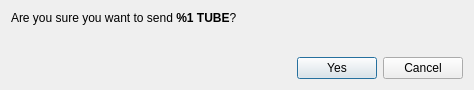
<?xml version="1.0" encoding="UTF-8"?>
<ui version="4.0">
 <class>ConfirmSendDialog</class>
 <widget class="QDialog" name="ConfirmSendDialog">
  <property name="windowModality">
   <enum>Qt::ApplicationModal</enum>
  </property>
  <property name="geometry">
   <rect>
    <x>0</x>
    <y>0</y>
    <width>474</width>
    <height>90</height>
   </rect>
  </property>
  <property name="windowTitle">
   <string>Confirm sending %1 TUBE</string>
  </property>
  <layout class="QVBoxLayout" name="verticalLayout">
   <item>
    <layout class="QVBoxLayout" name="verticalLayout_2">
     <item>
      <widget class="QLabel" name="m_confirmLabel">
       <property name="text">
        <string>&lt;html&gt;&lt;head/&gt;&lt;body&gt;&lt;p&gt;Are you sure you want to send &lt;strong&gt;%1 TUBE&lt;/strong&gt;?&lt;/p&gt;&lt;/body&gt;&lt;/html&gt;</string>
       </property>
       <property name="textFormat">
        <enum>Qt::RichText</enum>
       </property>
      </widget>
     </item>
     <item>
      <widget class="QLabel" name="m_paymentIdLabel">
       <property name="text">
        <string/>
       </property>
       <property name="textFormat">
        <enum>Qt::RichText</enum>
       </property>
      </widget>
     </item>
    </layout>
   </item>
   <item>
    <spacer name="verticalSpacer">
     <property name="orientation">
      <enum>Qt::Vertical</enum>
     </property>
     <property name="sizeHint" stdset="0">
      <size>
       <width>20</width>
       <height>40</height>
      </size>
     </property>
    </spacer>
   </item>
   <item>
    <layout class="QHBoxLayout" name="horizontalLayout_2">
     <item>
      <spacer name="horizontalSpacer">
       <property name="orientation">
        <enum>Qt::Horizontal</enum>
       </property>
       <property name="sizeHint" stdset="0">
        <size>
         <width>40</width>
         <height>20</height>
        </size>
       </property>
      </spacer>
     </item>
     <item>
      <widget class="QPushButton" name="m_okButton">
       <property name="text">
        <string>Yes</string>
       </property>
       <property name="icon">
        <iconset resource="../../resources.qrc">
         <normaloff>:/icons/send_confirm</normaloff>:/icons/send_confirm</iconset>
       </property>
      </widget>
     </item>
     <item>
      <widget class="QPushButton" name="m_cancelButton">
       <property name="text">
        <string>Cancel</string>
       </property>
       <property name="icon">
        <iconset resource="../../resources.qrc">
         <normaloff>:/icons/cancel</normaloff>:/icons/cancel</iconset>
       </property>
      </widget>
     </item>
    </layout>
   </item>
  </layout>
 </widget>
 <resources>
  <include location="../../resources.qrc"/>
 </resources>
 <connections>
  <connection>
   <sender>m_okButton</sender>
   <signal>clicked()</signal>
   <receiver>ConfirmSendDialog</receiver>
   <slot>accept()</slot>
   <hints>
    <hint type="sourcelabel">
     <x>500</x>
     <y>62</y>
    </hint>
    <hint type="destinationlabel">
     <x>276</x>
     <y>44</y>
    </hint>
   </hints>
  </connection>
  <connection>
   <sender>m_cancelButton</sender>
   <signal>clicked()</signal>
   <receiver>ConfirmSendDialog</receiver>
   <slot>reject()</slot>
   <hints>
    <hint type="sourcelabel">
     <x>417</x>
     <y>62</y>
    </hint>
    <hint type="destinationlabel">
     <x>276</x>
     <y>44</y>
    </hint>
   </hints>
  </connection>
 </connections>
</ui>
